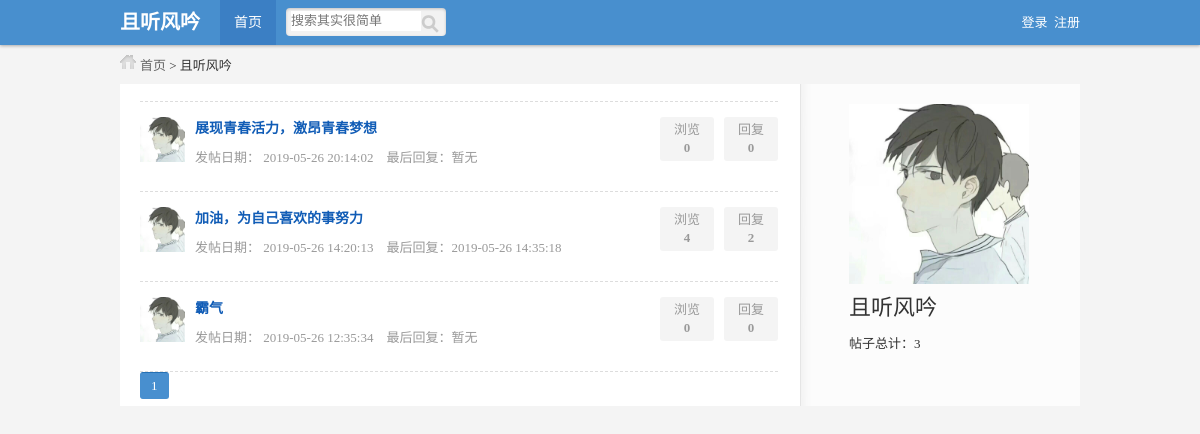
Page /member.php?id=16 on the committed database.
### tables this page shows
CREATE TABLE IF NOT EXISTS `member` (
  `id` int(10) unsigned NOT NULL AUTO_INCREMENT,
  `name` varchar(32) NOT NULL,
  `pw` varchar(32) NOT NULL,
  `photo` varchar(255) NOT NULL,
  `register_time` datetime NOT NULL,
  `last_time` datetime NOT NULL,
  PRIMARY KEY (`id`)
);

CREATE TABLE IF NOT EXISTS `content` (
  `id` int(10) unsigned NOT NULL AUTO_INCREMENT,
  `module_id` int(10) unsigned NOT NULL,
  `title` varchar(255) NOT NULL,
  `content` text NOT NULL,
  `time` datetime NOT NULL,
  `member_id` int(10) unsigned NOT NULL,
  `times` int(10) unsigned NOT NULL,
  PRIMARY KEY (`id`)
);

CREATE TABLE IF NOT EXISTS `reply` (
  `id` int(10) unsigned NOT NULL AUTO_INCREMENT,
  `content_id` int(10) unsigned NOT NULL,
  `quote_id` int(10) unsigned NOT NULL DEFAULT '0',
  `content` text NOT NULL,
  `time` datetime NOT NULL,
  `member_id` int(10) unsigned NOT NULL,
  PRIMARY KEY (`id`)
);

### inc/tool.inc.php (called while the page is built, shortened)
<?php
function is_login($link){
	if(isset($_COOKIE['bbs']['name']) && isset($_COOKIE['bbs']['pw'])){
		$query="select * from member where name='{$_COOKIE['bbs']['name']}' and sha1(pw)='{$_COOKIE['bbs']['pw']}'";
		$result=execute($link,$query);
		if(mysqli_num_rows($result)==1){
			$data=mysqli_fetch_assoc($result);
			return $data['id'];
		}else{
			return false;
		}
	}else{
		return false;
	}
}
?>

### inc/mysql.inc.php (called while the page is built, shortened)
<?php
function execute($link,$query){
	$result=mysqli_query($link,$query);
	return $result;
}
function num($link,$sql_count){
	$result=execute($link,$sql_count);
	$count=mysqli_fetch_row($result);
	return $count[0];
}
?>

### member.php (the view, shortened to what this page needs)
<?php
include_once 'inc/mysql.inc.php';
include_once 'inc/tool.inc.php';
include_once 'inc/page.inc.php';
$link=connect();
$member_id=is_login($link);
$query="select * from member where id={$_GET['id']}";
$result_member=execute($link,$query);
$data_member=mysqli_fetch_assoc($result_member);
$query="select count(*) from content where member_id={$_GET['id']}";
$count_all=num($link,$query);
?>
<!DOCTYPE html>
<html lang="zh-CN">
<head>
<link rel="stylesheet" type="text/css" href="style/public.css" />
<link rel="stylesheet" type="text/css" href="style/list.css" />
</head>
<body>
	<div class="header_wrap">
		<div id="header" class="auto">
			<div class="logo">且听风吟</div>
			<div class="nav">
				<a href="index.php"class="hover">首页</a>
			</div>
			<div class="serarch">
				<form>
					<input class="keyword" type="text" name="keyword" placeholder="搜索其实很简单" />
					<input class="submit" type="submit" name="submit" value="" />
				</form>
			</div>
			<div class="login">
            <?php
			$link=connect();
				if(is_login($link)){
$str=<<<A
<a href="member.php?id={$member_id}" target="_blank">您好！{$_COOKIE['bbs']['name']}</a><span style="color:#fff;"> |</span> <a href="logout.php">退出</a>
A;
					echo $str;
				}else{
$str=<<<A
					<a href="login.php">登录</a>&nbsp;
					<a href="register.php">注册</a>
A;
					echo $str;
				}
				?>
			</div>
		</div>
	</div>
	<div id="position" class="auto">
		<a href="index.php">首页</a> &gt; <?php echo $data_member['name']?>
	</div>
	<div id="main" class="auto">
		<div id="left">
			<ul class="postsList">
            <?php
            $page=page($count_all,20);
			$query="select
			content.title,content.id,content.time,content.member_id,content.times,member.name,member.photo
			from content,member where
			content.member_id={$_GET['id']} and
			content.member_id=member.id order by id desc {$page['limit']}";
			$result_content=execute($link, $query);
			while($data_content=mysqli_fetch_assoc($result_content)){
				$data_content['title']=htmlspecialchars($data_content['title']);
				$query="select time from reply where content_id={$data_content['id']} order by id desc limit 1";
				$result_last_reply=execute($link, $query);
				if(mysqli_num_rows($result_last_reply)==0){
					$last_time='暂无';
				}else{
					$data_last_reply=mysqli_fetch_assoc($result_last_reply);
					$last_time=$data_last_reply['time'];
				}
				$query="select count(*) from reply where content_id={$data_content['id']}";
			?>
				<li>
					<div class="smallPic">
							<img width="45" height="45" src="<?php if($data_member['photo']!=''){echo $data_member['photo'];}else{echo 'style/photo.jpg';}?>" />
					</div>
					<div class="subject">
                    <div class="titleWrap"><h2><a target="_blank" href="show.php?id=<?php echo $data_content['id']?>"><?php echo $data_content['title']?></a></h2></div>
					<p>
						发帖日期：&nbsp;<?php echo $data_content['time']?>&nbsp;&nbsp;&nbsp;&nbsp;最后回复：<?php echo $last_time?>
					</p>
					</div>
					<div class="count">
					<p>
						回复<br /><span><?php echo num($link,$query)?></span>
					</p>
					<p>
						浏览<br /><span><?php echo $data_content['times']?></span>
					</p>
					</div>
				</li>
                <?php
                }
                ?>
			</ul>
			<div class="pages">
            <?php
					echo $page['html'];
			?>
            </div>
		</div>
		<div id="right">
			<div class="member_big">
				<dl>
					<dt>
						<img width="180" height="180" src="<?php if($data_member['photo']!=''){echo $data_member['photo'];}else{echo 'style/photo.jpg';}?>" />
					</dt>
					<dd class="name"><?php echo $data_member['name']?></dd>
					<dd>帖子总计：<?php echo $count_all?></dd>
				</dl>
			</div>
		</div>
	</div>
</body>
</html>

### style/public.css (style rules this page uses)
body,div,ul,ol,li,dl,dt,dd,h1,h2,h3,h4,h5,h6,form,input,textarea,p { margin:0px; padding:0px; font-size:13px; font-family:Tahoma; }
ul { list-style:none; }
img,a img { border:none; }
a { text-decoration:none; }
body { background:#f4f4f4; color:#333; }
.auto { width:960px; margin:0 auto; }
#position { background:url(style_icon.png) 0px -60px no-repeat; text-indent:20px; }
#position a { color:#666; }
.header_wrap { background:#488fce; box-shadow: 0 1px 3px rgba(0, 0, 0, 0.3); display: block; left: 0; position:fixed; top: 0; width: 100%; z-index: 10; }
#header { height:45px; line-height:45px; }
#header .logo { width:100px; font-size:20px; font-family:微软雅黑; font-weight:bold; color:#fff; float:left; }
#header .nav a { color:#fff; display:block; width:56px; float:left; text-align:center; font-size:14px; cursor:pointer; }
#header .nav a.hover { background:#3b7fc4; }
#header .serarch { background: none repeat scroll 0 0 #f2f2f2; border-radius: 4px; box-shadow: 0 1px 3px rgba(0, 0, 0, 0.2) inset; display: inline; float: left; height: 28px; margin: 8px 0 0 10px; padding:0; width: 160px; }
#header .serarch input.keyword { width:130px; height:20px; margin:3px 0 0 5px; display:block; float:left; border:0px; }
#header .serarch input.submit { background:url(style_icon.png) 0px -593px; border: 0 none; cursor: pointer; float: right; height: 28px; margin: 0; overflow: visible; padding: 0; text-align:left; width: 25px; float:right; }
#header .login { float:right; }
#header .login a { color:#fff; }

### style/list.css (style rules this page uses)
#main { background:url(main_bg.png) repeat-y; margin-top:10px; }
#main #left { width:638px; padding:7px 20px; float:left; }
#main #right { width:282px; float:right; }
#main ul.postsList { margin:10px 0 0 0; border-top:1px dashed #ddd; }
#main ul.postsList li { border-bottom:1px dashed #ddd; padding:15px 0; }
#main ul.postsList li div.smallPic { width:55px; float:left; }
#main ul.postsList li div.subject { width:450px; float:left; }
#main ul.postsList li div.count { color: #999; line-height: 18px; text-align: center; }
#main ul.postsList li div.count p { background: none repeat scroll 0 0 #f4f4f4; border-radius: 3px; display: block; float: right; height: 36px; margin: 0 0 0 10px; overflow: hidden; padding: 4px 0; width: 54px; }
#main ul.postsList li div.count p span { font-weight:bold; }
#main ul.postsList li div.subject .titleWrap a,#main ul.postsList li div.subject .titleWrap h2 { font-size:14px; color:#105cb6; }
#main ul.postsList li div.subject .titleWrap h2 { display:inline; }
#main ul.postsList li div.subject p { color:#999; padding:10px 0 0 0; }

### member.php (style rules this page uses)
#main #right .member_big { margin:20px auto 0 auto; width:180px; }
#main #right .member_big dl dd { line-height:150%; }
#main #right .member_big dl dd.name { font-size: 22px; font-weight: 400; line-height:140%; padding:5px 0 10px 0px; }

### rows in the picture
member: name "且听风吟", photo (picture)
content: member.photo (picture), title "展现青春活力，激昂青春梦想", time "2019-05-26 20:14:02", last_time "暂无", query "0", times "0"
content: member.photo (picture), title "加油，为自己喜欢的事努力", time "2019-05-26 14:20:13", reply.time "2019-05-26 14:35:18", query "2", times "4"
content: member.photo (picture), title "霸气", time "2019-05-26 12:35:34", last_time "暂无", query "0", times "0"

### other values in the picture
$count_all "3"
